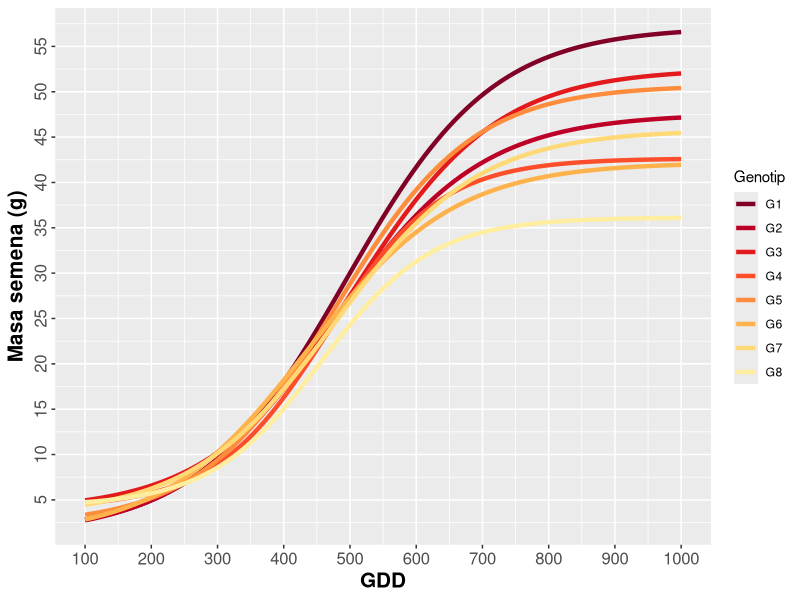

This chart was generated by the following R code:
# dijagram funkcije rasta ----

library(ggplot2)

funkcija1 <- function(xvar){1.27940 + (57.155 - 1.27940) / (1 + exp(-0.009043*(xvar - 493.70)))
}
funkcija2 <- function(xvar){1.05720 + (47.580 - 1.05720) / (1 + exp(-0.008860*(xvar - 470.20)))
}
funkcija3 <- function(xvar){3.80240 + (52.533 - 3.80240) / (1 + exp(-0.009188*(xvar - 505.60)))
}
funkcija4 <- function(xvar){4.14140 + (42.650 - 4.14140) / (1 + exp(-0.011743*(xvar - 465.91)))
}
funkcija5 <- function(xvar){2.16680 + (50.722 - 2.16680) / (1 + exp(-0.009698*(xvar - 479.75)))
}
funkcija6 <- function(xvar){0.94721 + (42.199 - 0.94721) / (1 + exp(-0.009023*(xvar - 436.51)))
}
funkcija7 <- function(xvar){3.21080 + (45.794 - 3.21080) / (1 + exp(-0.009270*(xvar - 476.89)))
}
funkcija8 <- function(xvar){4.29940 + (36.136 - 4.29940) / (1 + exp(-0.011934*(xvar - 456.15)))
}

ggplot(NULL,
       aes(x = x,
       colour = Genotip)) +
  stat_function(data = data.frame(x = 100:1000, Genotip = factor(1)), fun = funkcija1, lwd = 1.5) +
  stat_function(data = data.frame(x = 100:1000, Genotip = factor(2)), fun = funkcija2, lwd = 1.5) +
  stat_function(data = data.frame(x = 100:1000, Genotip = factor(3)), fun = funkcija3, lwd = 1.5) +
  stat_function(data = data.frame(x = 100:1000, Genotip = factor(4)), fun = funkcija4, lwd = 1.5) +
  stat_function(data = data.frame(x = 100:1000, Genotip = factor(5)), fun = funkcija5, lwd = 1.5) +
  stat_function(data = data.frame(x = 100:1000, Genotip = factor(6)), fun = funkcija6, lwd = 1.5) +
  stat_function(data = data.frame(x = 100:1000, Genotip = factor(7)), fun = funkcija7, lwd = 1.5) +
  stat_function(data = data.frame(x = 100:1000, Genotip = factor(8)), fun = funkcija8, lwd = 1.5) +
  scale_colour_manual(values = c("#800026","#BD0026","#E31A1C","#FC4E2A","#FD8D3C","#FEB24C","#FED976","#FFEDA0"),
                      labels = c("G1","G2","G3","G4","G5","G6","G7","G8")) +
  scale_x_continuous(breaks = seq(from = 0, to = 1000, by = 100)) +
  scale_y_continuous(breaks = seq(from = 0, to = 100, by = 5)) +
  labs(x = "GDD",
       y = "Masa semena (g)") +
 theme(text = element_text(size = 11),
       axis.text.x = element_text(size = 12, hjust = 0.5),
       axis.title.x = element_text(size = 15, face = "bold"),
       axis.text.y = element_text(size = 12, angle = 90, hjust = 0.5),
       axis.title.y = element_text(size = 15, face = "bold"))